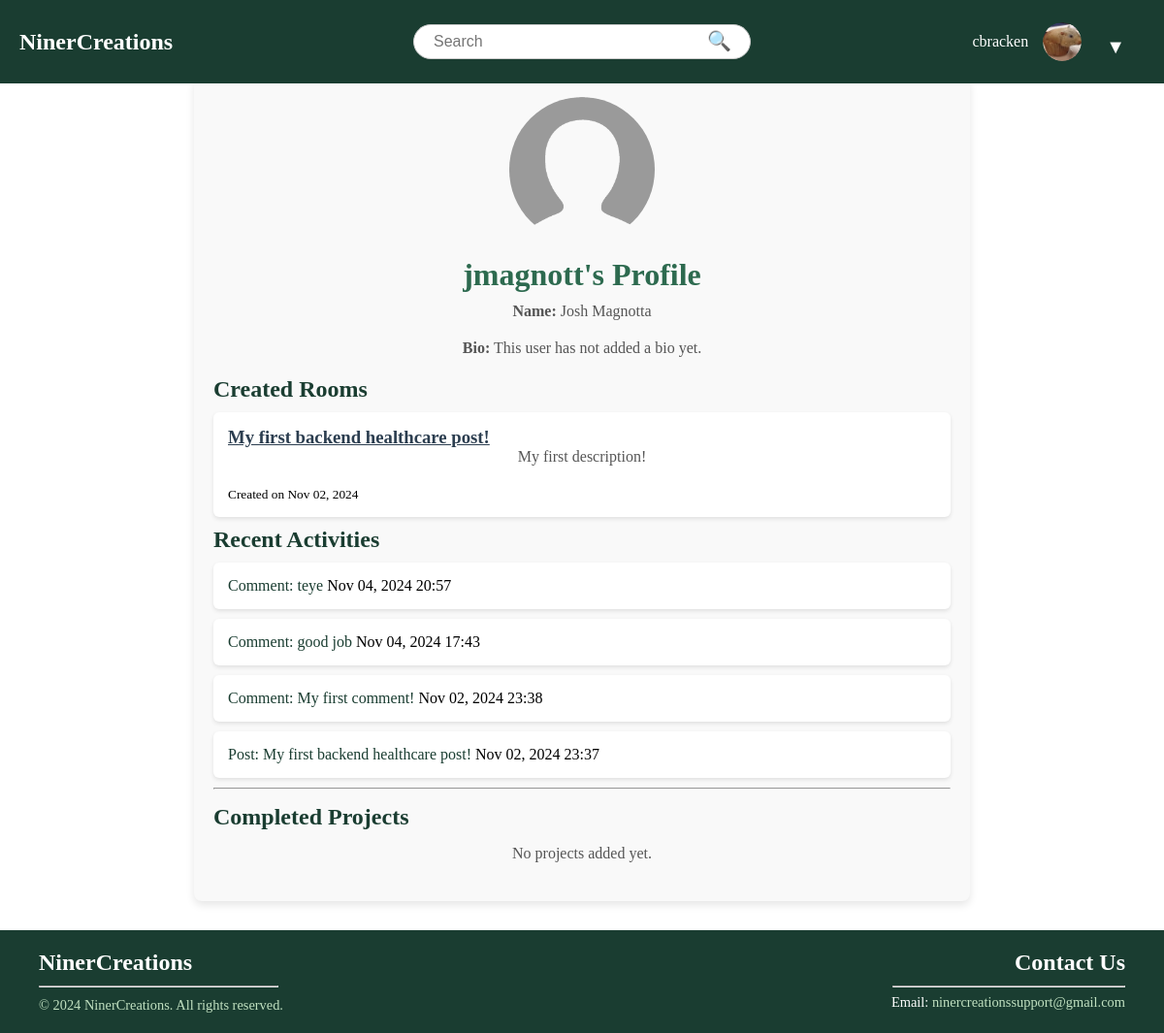
/profile/1/ (signed in), run on the app's committed database.
### NinerCreations/models.py (models this page shows, shortened)
class Profile(models.Model):
    user = models.OneToOneField(User, on_delete=models.CASCADE)
    bio = models.TextField(blank=True, default='')
    profile_picture = models.ImageField(
        upload_to='profile_pictures/',
        default='profile_pictures/profile-placeholder.png'
    )

class Post(models.Model):
    author = models.ForeignKey(User, on_delete=models.CASCADE)
    title = models.CharField(max_length=255)
    content = models.TextField()
    created_at = models.DateTimeField(auto_now_add=True)
    topics = models.ManyToManyField(Topic, related_name="posts", blank=True)
    @property
    def activity_type(self):
        return "Post"

class Comment(models.Model):
    post = models.ForeignKey(Post, on_delete=models.CASCADE, related_name="comments")
    author = models.ForeignKey(User, on_delete=models.CASCADE, null=True, blank=True)
    content = models.TextField()
    created_at = models.DateTimeField(auto_now_add=True)
    @property
    def activity_type(self):
        return "Comment"

### NinerCreations/views.py (the view)
# urls.py: path('profile/<int:pk>/', views.user_profile_view, name='user_profile'),
def user_profile_view(request, pk):
    profile_user = get_object_or_404(User, pk=pk)
    profile, created = Profile.objects.get_or_create(user=profile_user)
    recent_rooms = Post.objects.filter(author=profile_user).order_by('-created_at')[:5]
    recent_posts = Post.objects.filter(author=profile_user).order_by('-created_at')[:10]
    recent_comments = Comment.objects.filter(author=profile_user).order_by('-created_at')[:10]
    recent_activities = sorted(
        list(recent_posts) + list(recent_comments),
        key=lambda x: x.created_at,
        reverse=True
    )[:10]
    projects = Project.objects.filter(user=profile_user).order_by('-created_at')
    context = {
        'profile_user': profile_user,  # User whose profile is being viewed
        'profile_picture': profile.profile_picture.url if profile.profile_picture else None,
        'bio': profile.bio or "This user has not added a bio yet.",
        'recent_rooms': recent_rooms,
        'recent_activities': recent_activities,
        'projects': projects,
    }
    return render(request, 'base/user_profile.html', context)

### NinerCreations/templates/base/user_profile.html
{% extends "base/base.html" %}
{% load static %}
{% block content %}
<div class="profile-page-container">
    <div class="profile-header" style="text-align: center; margin-bottom: 20px;">
        <div style="display: flex; justify-content: center;">
            {% if profile_picture %}
                <img src="{{ profile_picture }}" alt="Profile Picture" class="profile-picture" style="border-radius: 50%; width: 150px; height: 150px; object-fit: cover;">
            {% else %}
                <img src="{% static 'images/default_profile.png' %}" alt="Default Profile Picture" class="profile-picture" style="border-radius: 50%; width: 150px; height: 150px; object-fit: cover;">
            {% endif %}
        </div>
        <h1>{{ profile_user.username }}'s Profile</h1>
        <p><strong>Name:</strong> {{ profile_user.get_full_name }}</p>
        <p><strong>Bio:</strong> {{ bio }}</p>
    </div>
    <h2>Created Rooms</h2>
    {% if recent_rooms %}
        <ul>
            {% for room in recent_rooms %}
                <li>
                    <a href="{% url 'post_detail' room.id %}">
                        <h3>{{ room.title }}</h3>
                    </a>
                    <p>{{ room.content }}</p>
                    <small>Created on {{ room.created_at|date:"M d, Y" }}</small>
                </li>
            {% endfor %}
        </ul>
    {% else %}
        <p>No rooms created yet.</p>
    {% endif %}
    <h2>Recent Activities</h2>
    {% if recent_activities %}
        <div>
            <ul>
                {% for activity in recent_activities %}
                    <li>
                        {% if activity.activity_type == "Post" %}
                            <a style="color: #1A3D31; text-decoration: none;" href="{% url 'post_detail' activity.id %}">
                                Post: {{ activity.title }}
                            </a>
                        {% elif activity.activity_type == "Comment" %}
                            <a style="color: #1A3D31; text-decoration: none;" href="{% url 'post_detail' activity.post.id %}">
                                Comment: {{ activity.content }}
                            </a>
                        {% endif %}
                        {{ activity.created_at|date:"M d, Y H:i" }}
                    </li>
                {% endfor %}
            </ul>
        </div>
    {% else %}
        <p>No recent activities.</p>
    {% endif %}
    <hr style="color:#1A3D31;">
    <h2 style="margin-bottom: 15px; margin-top: 15px;">Completed Projects</h2>
    {% if projects %}
        <ul>
            {% for project in projects %}
                <li style="display: flex; flex-direction: column; align-items: flex-start; justify-content: space-between; position: relative;">
                    <h3 style="font-size: 20px; font-weight: bold; color:#1A3D31; margin-bottom: 10px;">{{ project.name }}</h3>
                    <p style="font-size: 16px; text-align: left; margin-bottom: 10px;">{{ project.description }}</p>
                    <a href="{{ project.github_link }}" target="_blank" style="text-decoration: none; font-size: 16px;"><b>View Project Here</b></a>
                </li>
            {% endfor %}
        </ul>
    {% else %}
        <p>No projects added yet.</p>
    {% endif %}
</div>
{% endblock %}

### NinerCreations/templates/base/base.html (shortened to what this page needs)
{% load static %}
<!DOCTYPE html>
<html lang="en">
<head>
    <link rel="stylesheet" type="text/css" href="{% static 'css/styles.css' %}">
</head>
<body>
    <div class="wrapper">
        <div class="header">
            <div class="logo">
                <a href="/">
                    <h1>NinerCreations</h1>
                </a>
            </div>
            <div class="search-bar">
                <form action="/search/" method="get">
                    <input type="text" name="q" placeholder="Search" value="">
                    <button type="submit">&#128269;</button>
                </form>
            </div>
            <div class="header-right">
                {% if user.is_authenticated %}
                    <span>{{ user.username }}</span>
                    <div class="profile-container">
                        <div class="profile-picture">
                            <img src="{% if user.profile.profile_picture and user.profile.profile_picture.url %}{{ user.profile.profile_picture.url }}{% else %}{% static 'images/profile-placeholder.png' %}{% endif %}"
                                 alt="Profile Picture"
                                 style="width: 40px; height: 40px; border-radius: 50%; object-fit: cover;">
                        </div>
                        <div class="dropdown">
                            <button class="dropdown-btn">▼</button>
                        </div>
                    </div>
                {% else %}
                    <a href="{% url 'login' %}" class="login-btn">Login</a>
                {% endif %}
            </div>
        </div>
        <div class="content">
            {% block content %}
            {% endblock %}
        </div>
        {% include 'base/footer.html' %}
    </div>
</body>
</html>

### static/css/styles.css (style rules this page uses)
* { padding: 0; margin: 0; box-sizing: border-box; }
html, body { height: 100%; margin: 0; }
.wrapper { display: flex; flex-direction: column; min-height: 100vh; }
.content { flex: 1; padding: 20px; margin-top: 60px; margin-bottom: 10px; }
.header { display: flex; align-items: center; justify-content: space-between; background-color: #1A3D31; padding: 10px 20px; color: white; position: fixed; top: 0; width: 100%; z-index: 10; }
.logo { flex: 1; text-align: left; }
.logo a { text-decoration: none; }
.logo h1 { font-size: 24px; color: #FFFFFF; margin: 0; }
.search-bar { flex: 2; display: flex; justify-content: center; align-items: center; margin-top: 15px; }
.search-bar form { width: 100%; max-width: 60%; display: flex; align-items: center; position: relative; }
.search-bar input { width: 100%; padding: 8px 40px 8px 20px; border-radius: 20px; border: 1px solid #ccc; font-size: 16px; }
.search-bar button { position: absolute; right: 10px; background: none; border: none; font-size: 20px; cursor: pointer; color: #333; margin-top: -5px; }
.header-right { flex: 1; display: flex; align-items: center; gap: 15px; justify-content: flex-end; }
h2 { color: #2c3e50; margin-bottom: 20px; font-weight: bold; }
form { display: flex; flex-direction: column; }
form input { padding: 8px; border-radius: 4px; border: 1px solid #ccc; margin-bottom: 15px; font-size: 16px; }
form button { background-color: #2c3e50; color: white; font-weight: bold; padding: 10px; border: none; border-radius: 4px; cursor: pointer; transition: background-color 0.3s ease; }
a { color: #2c3e50; }
.profile-container { display: flex; align-items: center; position: relative; }
.profile-picture { width: 40px; height: 40px; border-radius: 50%; overflow: hidden; }
.profile-picture img { width: 100%; height: 100%; object-fit: cover; }
.dropdown { position: relative; display: inline-block; }
.dropdown-btn { background: none; border: none; color: white; font-size: 20px; cursor: pointer; margin-left: 5px; }
.profile-page-container { position: relative; max-width: 800px; margin: 0 auto; padding: 20px; background-color: #f9f9f9; border-radius: 8px; box-shadow: 0 4px 8px rgba(0, 0, 0, 0.1); }
.profile-page-container h1 { font-size: 2rem; color: #2d6a4f; margin-bottom: 10px; text-align: center; }
.profile-page-container p { font-size: 1rem; color: #555; margin-bottom: 20px; text-align: center; }
.profile-page-container h2 { font-size: 1.5rem; color: #1A3D31; margin-bottom: 10px; }
.profile-page-container ul { list-style: none; padding: 0; margin: 0; }
.profile-page-container li { background-color: #ffffff; padding: 15px; border-radius: 6px; margin-bottom: 10px; box-shadow: 0px 2px 4px rgba(0, 0, 0, 0.1); transition: transform 0.2s; }
form { width: 100%; }
button { background-color: #1A3D31; color: #fff; border: none; border-radius: 5px; padding: 10px 20px; font-size: 16px; cursor: pointer; margin-top: 10px; }
img { display: block; margin-bottom: 15px; border-radius: 50%; width: 150px; height: 150px; object-fit: cover; }

### data on the page
Post: title "My first backend healthcare post!", content "My first description!", created_at "Nov 02, 2024", created_at "Nov 02, 2024 23:37"
Comment: content "teye", created_at "Nov 04, 2024 20:57"
Comment: content "good job", created_at "Nov 04, 2024 17:43"
Comment: content "My first comment!", created_at "Nov 02, 2024 23:38"

### other printed values
{{ user.username }} "cbracken"
{{ profile_user.username }} "jmagnott"
{{ profile_user.get_full_name }} "Josh Magnotta"
{{ bio }} "This user has not added a bio yet."
